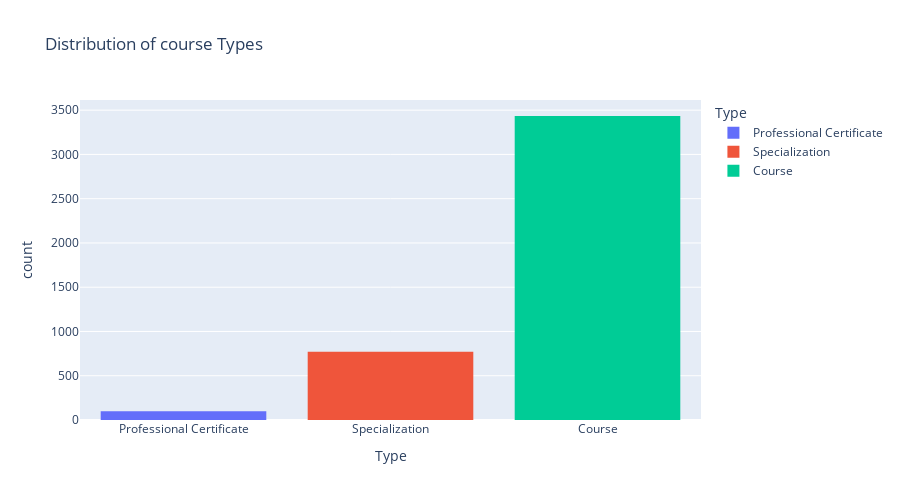

Notebook code for this chart:
### Markdown cell above
### ---------------------------------

### Code cell
fig_types = px.histogram(df, x='Type', nbins=30, title='Distribution of course Types', color = "Type", height= 500)
fig_types.show()

### Figure 1 — Plotly figure (JSON) as saved in the notebook; plotly's stock layout.template omitted (floating-point values rounded to 4 significant figures; data arrays with more than 128 entries replaced by an {"elided": "..."} marker saying what was removed)
{"data": [{"alignmentgroup": "True", "bingroup": "x", "hovertemplate": "Type=%{x}<br>count=%{y}<extra></extra>", "legendgroup": "Professional Certificate", "marker": {"color": "#636efa", "pattern": {"shape": ""}}, "name": "Professional Certificate", "nbinsx": 30, "offsetgroup": "Professional Certificate", "orientation": "v", "showlegend": true, "type": "histogram", "x": ["Professional Certificate", "Professional Certificate", "Professional Certificate", "Professional Certificate", "Professional Certificate", "Professional Certificate", "Professional Certificate", "Professional Certificate", "Professional Certificate", "Professional Certificate", "Professional Certificate", "Professional Certificate", "Professional Certificate", "Professional Certificate", "Professional Certificate", "Professional Certificate", "Professional Certificate", "Professional Certificate", "Professional Certificate", "Professional Certificate", "Professional Certificate", "Professional Certificate", "Professional Certificate", "Professional Certificate", "Professional Certificate", "Professional Certificate", "Professional Certificate", "Professional Certificate", "Professional Certificate", "Professional Certificate", "Professional Certificate", "Professional Certificate", "Professional Certificate", "Professional Certificate", "Professional Certificate", "Professional Certificate", "Professional Certificate", "Professional Certificate", "Professional Certificate", "Professional Certificate", "Professional Certificate", "Professional Certificate", "Professional Certificate", "Professional Certificate", "Professional Certificate", "Professional Certificate", "Professional Certificate", "Professional Certificate", "Professional Certificate", "Professional Certificate", "Professional Certificate", "Professional Certificate", "Professional Certificate", "Professional Certificate", "Professional Certificate", "Professional Certificate", "Professional Certificate", "Professional Certificate", "Professional Certificate", "Professional Certificate", "Professional Certificate", "Professional Certificate", "Professional Certificate", "Professional Certificate", "Professional Certificate", "Professional Certificate", "Professional Certificate", "Professional Certificate", "Professional Certificate", "Professional Certificate", "Professional Certificate", "Professional Certificate", "Professional Certificate", "Professional Certificate", "Professional Certificate", "Professional Certificate", "Professional Certificate", "Professional Certificate", "Professional Certificate", "Professional Certificate", "Professional Certificate", "Professional Certificate", "Professional Certificate", "Professional Certificate", "Professional Certificate", "Professional Certificate", "Professional Certificate", "Professional Certificate", "Professional Certificate", "Professional Certificate", "Professional Certificate", "Professional Certificate", "Professional Certificate", "Professional Certificate", "Professional Certificate", "Professional Certificate", "Professional Certificate", "Professional Certificate", "Professional Certificate", "Professional Certificate"], "xaxis": "x", "yaxis": "y"}, {"alignmentgroup": "True", "bingroup": "x", "hovertemplate": "Type=%{x}<br>count=%{y}<extra></extra>", "legendgroup": "Specialization", "marker": {"color": "#EF553B", "pattern": {"shape": ""}}, "name": "Specialization", "nbinsx": 30, "offsetgroup": "Specialization", "orientation": "v", "showlegend": true, "type": "histogram", "x": {"elided": "770 str values"}, "xaxis": "x", "yaxis": "y"}, {"alignmentgroup": "True", "bingroup": "x", "hovertemplate": "Type=%{x}<br>count=%{y}<extra></extra>", "legendgroup": "Course", "marker": {"color": "#00cc96", "pattern": {"shape": ""}}, "name": "Course", "nbinsx": 30, "offsetgroup": "Course", "orientation": "v", "showlegend": true, "type": "histogram", "x": {"elided": "3434 str values"}, "xaxis": "x", "yaxis": "y"}], "layout": {"barmode": "relative", "height": 500, "legend": {"title": {"text": "Type"}, "tracegroupgap": 0}, "title": {"text": "Distribution of course Types"}, "xaxis": {"anchor": "y", "categoryarray": ["Professional Certificate", "Specialization", "Course"], "categoryorder": "array", "domain": [0, 1], "title": {"text": "Type"}}, "yaxis": {"anchor": "x", "domain": [0, 1], "title": {"text": "count"}}}}
